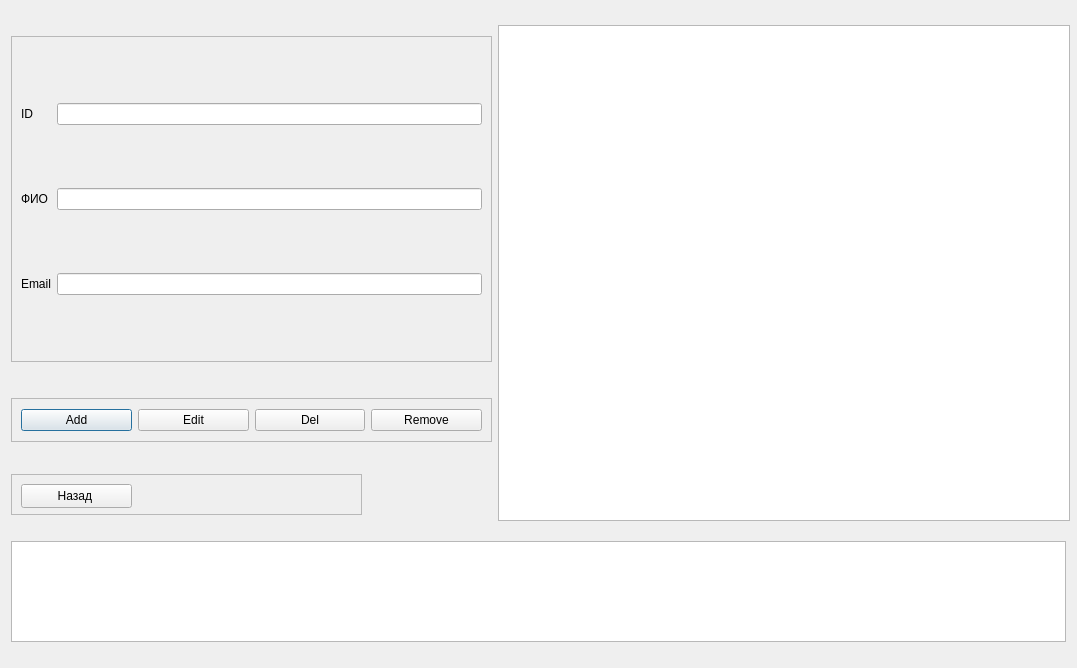
<?xml version="1.0" encoding="UTF-8"?>
<ui version="4.0">
 <class>Client</class>
 <widget class="QDialog" name="Client">
  <property name="geometry">
   <rect>
    <x>0</x>
    <y>0</y>
    <width>1077</width>
    <height>668</height>
   </rect>
  </property>
  <property name="sizePolicy">
   <sizepolicy hsizetype="Minimum" vsizetype="Preferred">
    <horstretch>0</horstretch>
    <verstretch>0</verstretch>
   </sizepolicy>
  </property>
  <property name="minimumSize">
   <size>
    <width>1077</width>
    <height>668</height>
   </size>
  </property>
  <property name="windowTitle">
   <string>Dialog</string>
  </property>
  <layout class="QGridLayout" name="gridLayout_2">
   <item row="3" column="0" colspan="2">
    <widget class="QTextEdit" name="teResult">
     <property name="maximumSize">
      <size>
       <width>16777215</width>
       <height>101</height>
      </size>
     </property>
     <property name="readOnly">
      <bool>true</bool>
     </property>
    </widget>
   </item>
   <item row="0" column="0">
    <widget class="QFrame" name="frame">
     <property name="minimumSize">
      <size>
       <width>481</width>
       <height>326</height>
      </size>
     </property>
     <property name="maximumSize">
      <size>
       <width>481</width>
       <height>326</height>
      </size>
     </property>
     <property name="frameShape">
      <enum>QFrame::StyledPanel</enum>
     </property>
     <property name="frameShadow">
      <enum>QFrame::Raised</enum>
     </property>
     <layout class="QGridLayout" name="gridLayout">
      <item row="1" column="1">
       <widget class="QLineEdit" name="leFio_2"/>
      </item>
      <item row="2" column="0">
       <widget class="QLabel" name="lbEmail">
        <property name="text">
         <string>Email</string>
        </property>
       </widget>
      </item>
      <item row="0" column="0">
       <widget class="QLabel" name="lbID_2">
        <property name="text">
         <string>ID</string>
        </property>
       </widget>
      </item>
      <item row="1" column="0">
       <widget class="QLabel" name="lbName_2">
        <property name="text">
         <string>ФИО</string>
        </property>
       </widget>
      </item>
      <item row="0" column="1">
       <widget class="QLineEdit" name="leID_2"/>
      </item>
      <item row="2" column="1">
       <widget class="QLineEdit" name="leEmail_2"/>
      </item>
     </layout>
    </widget>
   </item>
   <item row="1" column="0">
    <widget class="QFrame" name="frame_3">
     <property name="maximumSize">
      <size>
       <width>491</width>
       <height>44</height>
      </size>
     </property>
     <property name="frameShape">
      <enum>QFrame::StyledPanel</enum>
     </property>
     <property name="frameShadow">
      <enum>QFrame::Raised</enum>
     </property>
     <layout class="QHBoxLayout" name="horizontalLayout">
      <item>
       <widget class="QPushButton" name="btnAdd_2">
        <property name="text">
         <string>Add</string>
        </property>
       </widget>
      </item>
      <item>
       <widget class="QPushButton" name="btnEdit_2">
        <property name="text">
         <string>Edit</string>
        </property>
       </widget>
      </item>
      <item>
       <widget class="QPushButton" name="btnDel_2">
        <property name="text">
         <string>Del</string>
        </property>
       </widget>
      </item>
      <item>
       <widget class="QPushButton" name="btnRemove_2">
        <property name="text">
         <string>Remove</string>
        </property>
       </widget>
      </item>
     </layout>
    </widget>
   </item>
   <item row="2" column="0">
    <widget class="QFrame" name="frame_4">
     <property name="minimumSize">
      <size>
       <width>351</width>
       <height>41</height>
      </size>
     </property>
     <property name="maximumSize">
      <size>
       <width>351</width>
       <height>41</height>
      </size>
     </property>
     <property name="frameShape">
      <enum>QFrame::StyledPanel</enum>
     </property>
     <property name="frameShadow">
      <enum>QFrame::Raised</enum>
     </property>
     <widget class="QPushButton" name="btnBack">
      <property name="geometry">
       <rect>
        <x>10</x>
        <y>10</y>
        <width>111</width>
        <height>24</height>
       </rect>
      </property>
      <property name="text">
       <string>Назад </string>
      </property>
     </widget>
    </widget>
   </item>
   <item row="0" column="1" rowspan="3">
    <widget class="QTableWidget" name="twOrg">
     <property name="minimumSize">
      <size>
       <width>572</width>
       <height>468</height>
      </size>
     </property>
    </widget>
   </item>
  </layout>
 </widget>
 <resources/>
 <connections/>
</ui>
